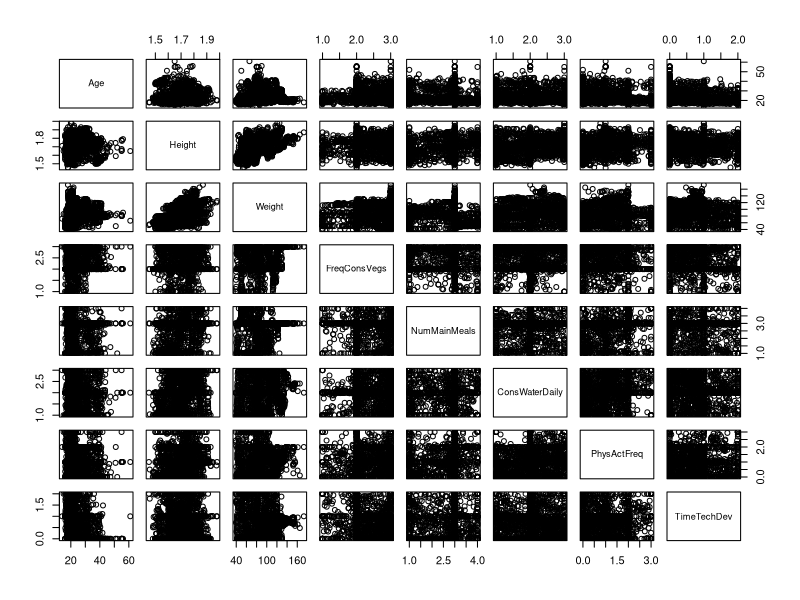
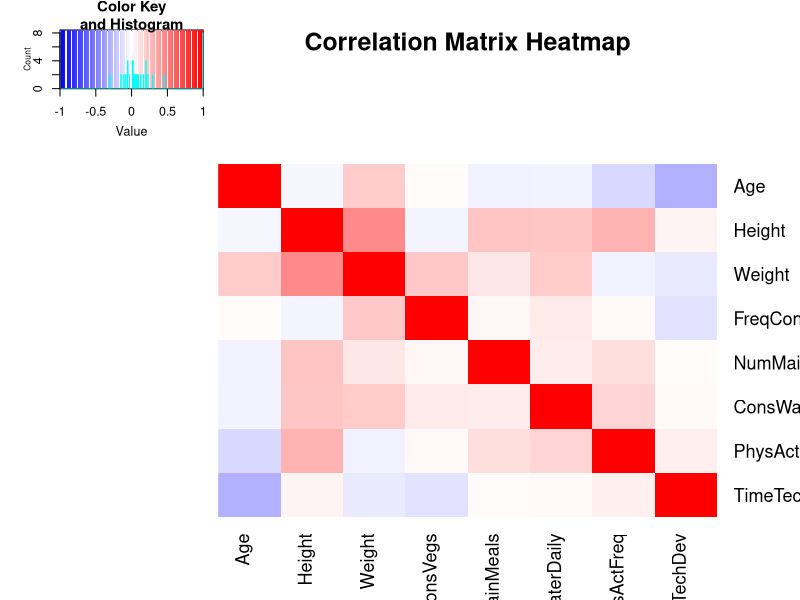
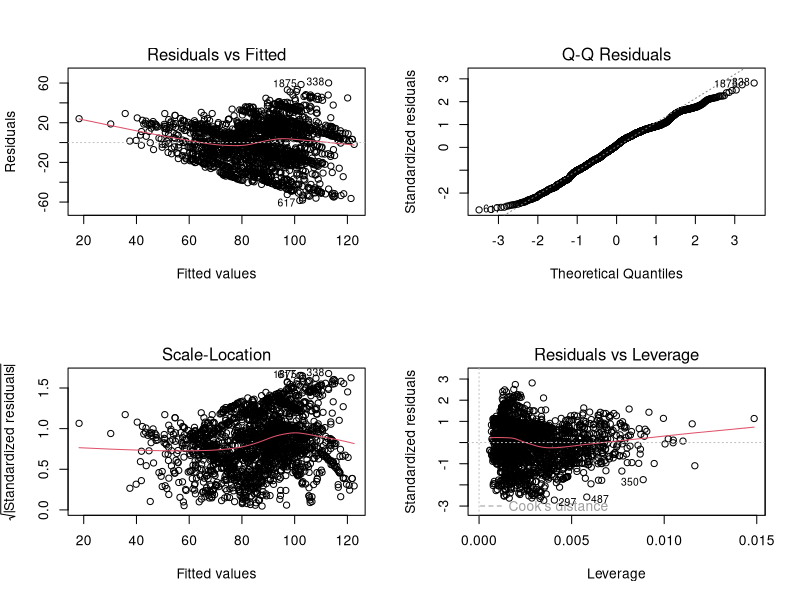
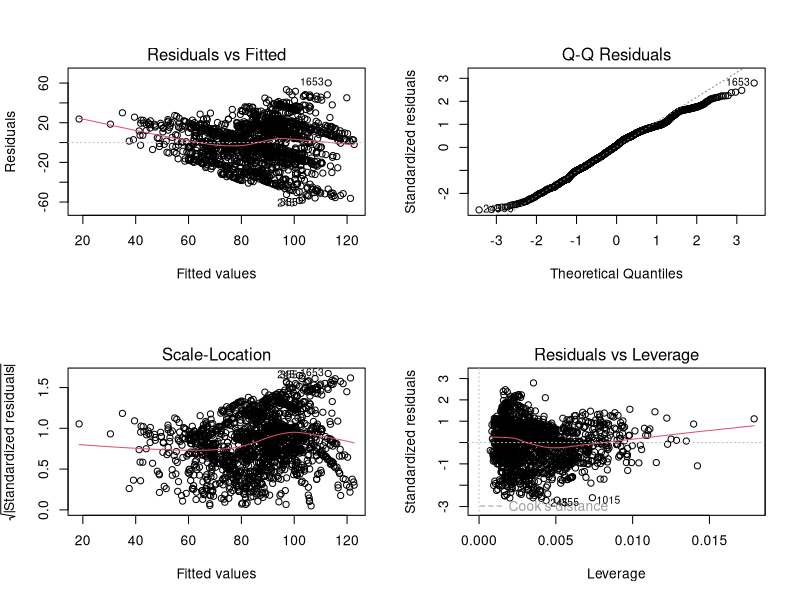
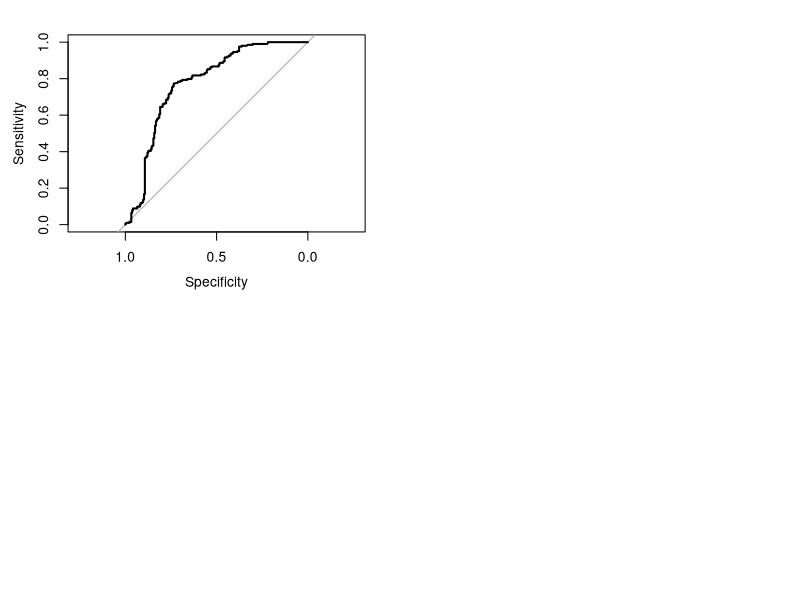
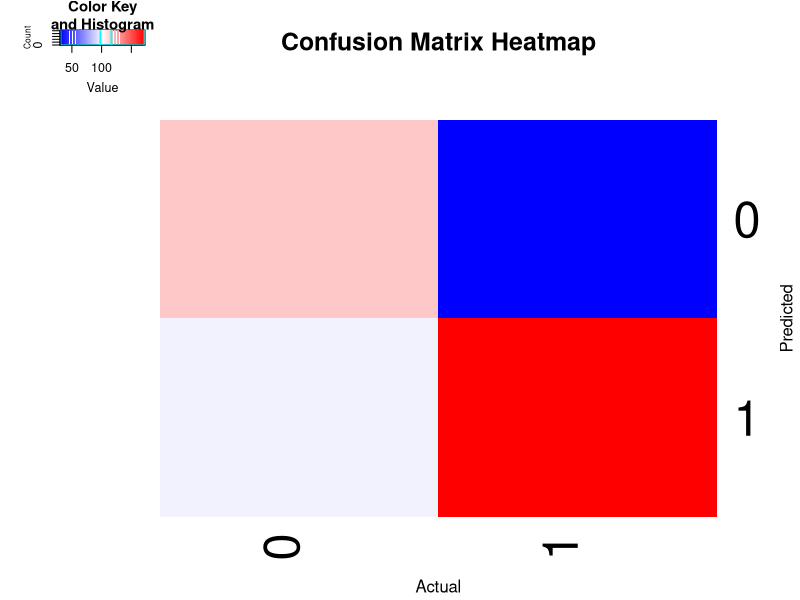

The R source for these figures, in order:
library(readr)
library(tidyverse)
library(lobstr)
library(dplyr)
library(ggplot2)
library(magrittr)
library(data.table) # Implements the %like% operator
library(caret)
library(MASS)
# library(cutpointr)
library(purrr)
library(GGally)
library(ggplot2)
library(gplots)
library(pROC)

# Setting the working directory to where the dataset is located
# Uncomment the appropriate line below to match your directory structure

# setwd("C:/Users/David Wagner/Desktop/Zadania/4. Semester/OZNAL/Elements of AI/Data")
setwd("C:/Users/dswag/Desktop/Zadania/OZNAL/Data")

# Listing all files in the current working directory to verify the presence of our dataset
list.files()

# Reading the dataset into R
raw_data <- read_csv("ObesityDataSet.csv", col_names = TRUE, num_threads = 4)

names(raw_data)[names(raw_data) == "FAVC"] <- "FreqConsHighCalFood"
names(raw_data)[names(raw_data) == "FCVC"] <- "FreqConsVegs"
names(raw_data)[names(raw_data) == "NCP"] <- "NumMainMeals"
names(raw_data)[names(raw_data) == "CAEC"] <- "ConsFoodBetwMeals"
names(raw_data)[names(raw_data) == "CH2O"] <- "ConsWaterDaily"
names(raw_data)[names(raw_data) == "CALC"] <- "ConsAlc"
names(raw_data)[names(raw_data) == "SCC"] <- "CalsConsMon"
names(raw_data)[names(raw_data) == "FAF"] <- "PhysActFreq"
names(raw_data)[names(raw_data) == "TUE"] <- "TimeTechDev"
names(raw_data)[names(raw_data) == "MTRANS"] <- "Trans"

# Displaying the first few rows of the dataset to ensure it's loaded correctly
head(raw_data)

# view(raw_data)

# Identifying missing values
sum(is.na(raw_data))
colSums(is.na(raw_data))

head(raw_data)

# # Function to identify outliers within one column
# remove_outliers <- function(x) {
#   # Ensure the column is numeric
#   if(is.numeric(x)) {
#     Q1 <- quantile(x, 0.25, na.rm = TRUE)
#     Q3 <- quantile(x, 0.75, na.rm = TRUE)
#     IQR <- Q3 - Q1
#     lower_bound <- Q1 - 1.5 * IQR
#     upper_bound <- Q3 + 1.5 * IQR
#     x[x < lower_bound | x > upper_bound] <- NA  # Assign NA to outliers
#   }
#   x
# }
# 
# # Apply the function to each column
# cleaned_data <- raw_data %>% mutate(across(where(is.numeric), remove_outliers))

cleaned_data <- raw_data
# Optionally, if you want to remove rows with any NAs (which might have been introduced by removing outliers)
cleaned_data %<>% drop_na()
raw_data
cleaned_data

# Check for missing values again
sum(is.na(cleaned_data))
# Check data types and convert if necessary
str(cleaned_data)

# Convert all character columns to factors
cleaned_data <- cleaned_data %>%
  mutate(across(where(is.character), as.factor))

str(cleaned_data)

cleaned_data

cleaned_data <- cleaned_data %>% distinct()

cleaned_data

# Assuming 'cleaned_data' is your preprocessed dataset containing only numeric columns
# Select only the numeric columns for the pairs plot
numerical_data <- cleaned_data[sapply(cleaned_data, is.numeric) ]

# Use ggpairs to create the pairs plot, displaying both scatter plots and correlations
pairs(numerical_data)

# # Loop over each numeric column and create a histogram
# for (col in names(numerical_data)) {
#   print(ggplot(numerical_data, aes_string(x = col)) + 
#           geom_histogram(bins = 10, fill = 'blue', color = 'black') + 
#           theme_minimal() +
#           ggtitle(paste("Distribution of", col)))
# }
# 
# 
# # Create histograms for all numeric variables
# numerical_cols <- names(cleaned_data[sapply(cleaned_data, is.numeric)])
# for (col in numerical_cols) {
#   p <- ggplot(cleaned_data, aes_string(x = col)) +
#     geom_histogram(bins = 30, fill = 'blue', color = 'black') +
#     labs(title = paste("Histogram of", col), x = col, y = "Frequency") +
#     theme_minimal()
#   print(p)
# }

cleaned_data %<>% 
  mutate(BMI = Weight / (Height)^2)

head(cleaned_data)

# Assuming 'numerical_data' contains only numeric columns and you've already calculated the correlation matrix 'cor_matrix'
cor_matrix <- cor(numerical_data, use = "complete.obs")

cor_matrix


# Plotting the heatmap using base R's heatmap() function
heatmap.2(x = cor_matrix,
          scale = "none", 
          Colv = NA, 
          Rowv = NA, 
          dendrogram = "none",
          trace = "none", 
          col = colorRampPalette(c("blue", "white", "red"))(n = 299), 
          margin = c(5, 5), 
          main = "Correlation Matrix Heatmap",
          key = TRUE, # This ensures the color key (legend) is displayed
          keysize = 1.5)


# regression_formula <- Age ~ FreqConsHighCalFood + FreqConsVegs + NumMainMeals + ConsFoodBetwMeals + ConsWaterDaily + ConsAlc + PhysActFreq + TimeTechDev + Trans + CalsConsMon
# 
# # Fit the linear regression model
# age_model <- lm(regression_formula, data = cleaned_data)
# 
# # Summarize the model to view coefficients and statistics
# summary(age_model)

# Fit the linear regression model
model <- lm(Weight ~ Height + FreqConsHighCalFood + FreqConsVegs + NumMainMeals + PhysActFreq, data = cleaned_data)

# Summarize the model to view coefficients and other statistics
summary(model)

# If you want to check the diagnostic plots for assumptions
par(mfrow = c(2, 2))
plot(model)

# Creating a new binary variable 'ObesityBinary' where 1 indicates Obesity (I, II, III) and 0 indicates otherwise
cleaned_data$ObesityBinary <- ifelse(cleaned_data$Nobesity %in% c("Obesity_Type_I", "Obesity_Type_II", "Obesity_Type_III"), 1, 0)

set.seed(123) # for reproducibility

# Calculate the size of the training set (80% of the dataset)
training_size <- floor(0.8 * nrow(cleaned_data))

# Sample indices for the training data
training_indices <- sample(seq_len(nrow(cleaned_data)), size = training_size)

# Split the data
train_data <- cleaned_data[training_indices, ]
test_data <- cleaned_data[-training_indices, ]

# Fit the model on the training data
model_train <- lm(Weight ~ Height + FreqConsHighCalFood + FreqConsVegs + NumMainMeals + PhysActFreq, data = train_data)

# Use the model to make predictions on the test data
predictions <- predict(model_train, newdata = test_data)

# Evaluate the model's performance
# You can calculate the Root Mean Squared Error (RMSE) as an example
actuals <- test_data$Weight
rmse <- sqrt(mean((predictions - actuals)^2))

# Print the RMSE
print(paste("RMSE on test data:", rmse))

# Summarize the model to view coefficients and other statistics
summary(model_train)

# If you want to check the diagnostic plots for assumptions
par(mfrow = c(2, 2))
plot(model_train)



# # Fit the polynomial regression model with quadratic terms
# polynomial_model <- lm(Weight ~ Height + I(Height^2) + FreqConsVegs + I(FreqConsVegs^2), data = cleaned_data)
# 
# # Summarize the model to view coefficients and other statistics
# summary(polynomial_model)
# 
# # Diagnostic plots for the polynomial model
# par(mfrow = c(2, 2))
# plot(polynomial_model)

# # Get the AIC value for the polynomial model
# aic_value <- AIC(polynomial_model)
# 
# # Get the BIC value for the polynomial model
# bic_value <- BIC(polynomial_model)
# 
# # Print the AIC and BIC values
# print(paste("AIC value for the polynomial model:", aic_value))
# print(paste("BIC value for the polynomial model:", bic_value))
# 
# linear_model_aic <- AIC(model)
# linear_model_bic <- BIC(model)
# 
# # Then you can print them out or compare them with the polynomial model
# print(paste("AIC value for the linear model:", linear_model_aic))
# print(paste("BIC value for the linear model:", linear_model_bic))
# 
# # Calculate the MSE of the model
# model_predictions <- predict(model, cleaned_data)
# model_mse <- mean((cleaned_data$Weight - model_predictions)^2)
# 
# # Calculate the MSE of the baseline model
# baseline_predictions <- rep(mean(cleaned_data$Weight), nrow(cleaned_data))
# baseline_mse <- mean((cleaned_data$Weight - baseline_predictions)^2)
# 
# # Calculate the percentage improvement over baseline
# improvement <- (baseline_mse - model_mse) / baseline_mse * 100
# 
# # Print the improvement
# print(paste("Improvement over baseline model:", improvement, "%"))

# # Fit the logistic regression model
# classification_model <- glm(ObesityBinary ~ FreqConsHighCalFood + NumMainMeals + 
#                               ConsFoodBetwMeals + ConsAlc + Age + Gender, 
#                             data = cleaned_data, family = binomial())
# 
# # Summarize the model
# summary(classification_model)
# 
# # Diagnostic plots
# par(mfrow = c(2, 2))
# plot(classification_model)
# 
# # Predict probabilities
# probabilities <- predict(classification_model, type = "response")
# 
# # Calculate and plot ROC curve
# roc_result <- roc(cleaned_data$ObesityBinary, probabilities)
# plot(roc_result)
# 
# # Calculate AUC
# auc(roc_result)


# Fit the logistic regression model on the training data
classification_model_train <- glm(ObesityBinary ~ FreqConsHighCalFood + NumMainMeals +
                                    ConsFoodBetwMeals + ConsAlc + Age + Gender, 
                                  data = train_data, family = binomial())

# Summarize the model to view coefficients and other statistics
summary(classification_model_train)

# Predict probabilities on the test data
test_probabilities <- predict(classification_model_train, newdata = test_data, type = "response")

# Calculate ROC curve and AUC on test data
roc_test_result <- roc(test_data$ObesityBinary, test_probabilities)
plot(roc_test_result)
auc_test <- auc(roc_test_result)

# Print AUC
print(paste("AUC on test data:", auc_test))

# Convert probabilities to binary outcomes based on a threshold
predicted_outcomes <- ifelse(test_probabilities > 0.5, 1, 0)

# Confusion Matrix
table(Predicted = predicted_outcomes, Actual = test_data$ObesityBinary)

# Creating the confusion matrix with caret
conf_matrix <- confusionMatrix(as.factor(predicted_outcomes), as.factor(test_data$ObesityBinary))

# Printing the confusion matrix
print(conf_matrix$table)

# Plotting the confusion matrix with gplots
heatmap.2(as.matrix(conf_matrix$table),
          Rowv = NA, Colv = NA,
          col = colorRampPalette(c("blue", "white", "red"))(n = 100),
          dendrogram = "none", trace = "none",
          key = TRUE, keysize = 1,
          main = "Confusion Matrix Heatmap",
          xlab = "Actual", ylab = "Predicted")

# Printing the overall statistics from the confusion matrix
print(conf_matrix$overall)

# Specific metrics can be accessed directly
accuracy <- conf_matrix$overall['Accuracy']
precision <- conf_matrix$byClass['Pos Pred Value']
recall <- conf_matrix$byClass['Sensitivity'] # Recall is the same as Sensitivity
specificity <- conf_matrix$byClass['Specificity']

# Printing the metrics
cat("Accuracy:", accuracy, "\n",
    "Precision:", precision, "\n",
    "Recall (Sensitivity):", recall, "\n",
    "Specificity:", specificity, "\n")
